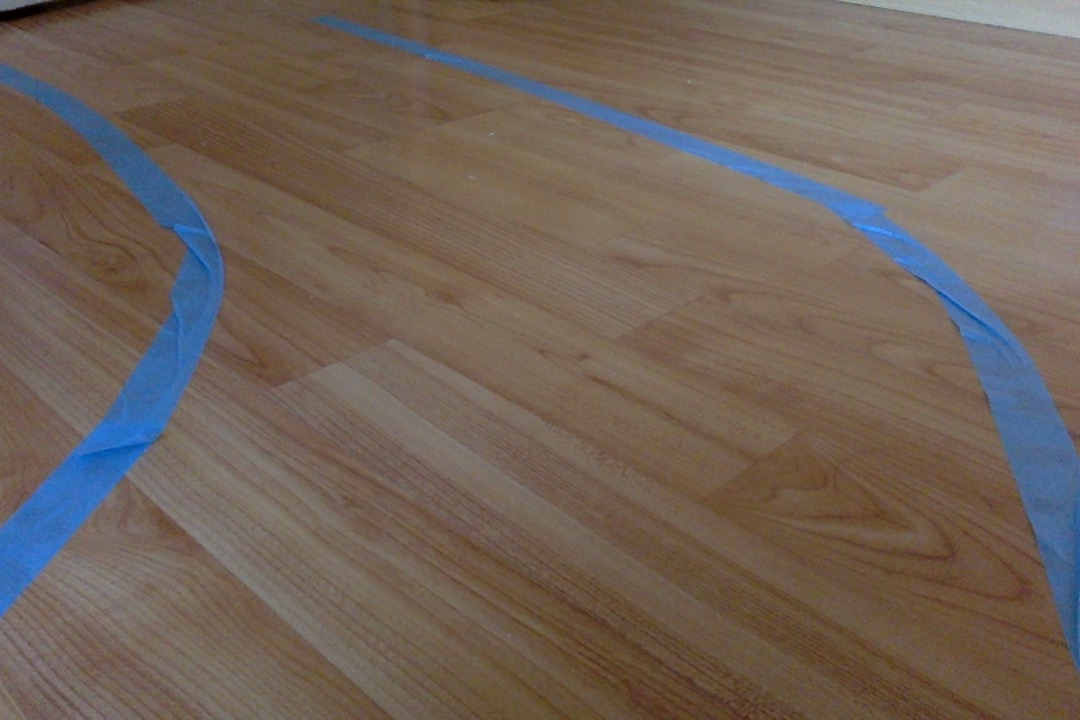
#> input picture test_lane_blue4.jpg, 1080 x 720 px
$ python line_following_algorithm.py
#> lines starting #> are read from the running program, lines starting #| are printed output that depends on the picture; after the words box and inside, x2 and y2 are one past the last pixel; in counts of white or black regions, pixels touching at a corner belong together
import cv2
import numpy as np
import logging
import math
import datetime
import sys

#import RPi_robot_control as control_robot

display_image = True


class LaneFollower(object):

    def __init__(self, robot=None):
        logging.info('Creating a LineFollower robot...')
        self.robot = robot

    def follow_lane(self, frame):
        # Main entry point of the lane follower
        show_image("initial image", frame)

        lane_lines, frame = detect_lane(frame)
        final_frame = self.move(frame, lane_lines)

        return final_frame

    def move(self, frame, lane_lines):
        # After detecting the lanes move robot based on the final_frame from follow_lane function
        if len(lane_lines) == 0:
            logging.error('No lane lines detected, nothing to do.')
            return frame

        heading_angle = compute_heading_angle(frame, lane_lines)
        # self.curr_steering_angle = stabilize_steering_angle(self.curr_steering_angle, steering_angle, len(lane_lines))

        if self.robot is not None:
            # Here let's define that between 80 and 100 degrees it is more stabilized to make the robot go forward
            if heading_angle < 80:  # 90-10
                control_robot.turn_left(1)
                logging.info('robot turning left')
            elif heading_angle > 100:  # 90+10
                control_robot.turn_right(1)
                logging.info('robot turning right')
            else:
                control_robot.go_straight_with_speed(20)
                logging.info('robot goes straight')

        current_heading_image = display_heading_line(frame, heading_angle)  # this considers the not stabilized angles
        show_image("heading", current_heading_image)

        return current_heading_image


def detect_lane(frame):
    """
    This function is used for processing the current frame, detecting the Blue lane lines and generating the lanes image
    1st step: Detect the edges within only half of the screen frame.
    2nd step: From the edges, detect the line segments.
    3nd step: Generate the image with the detected lane lines.
    """
    logging.debug('detecting lane lines...')

    edges = detect_edges(frame)
    show_image('edges', edges)

    cropped_edges = define_region_of_interest(edges)
    show_image('cropped edges', cropped_edges)

    line_segments = detect_line_segments(cropped_edges)
    line_segment_image = display_lines(frame, line_segments)
    show_image("line segments", line_segment_image)

    lane_lines = find_average_slope_and_intercept(frame, line_segments)
    lane_lines_image = display_lines(frame, lane_lines)
    show_image("lane lines", lane_lines_image)

    return lane_lines, lane_lines_image


def detect_edges(frame):
    """
    This function is used for detecting the blue coloured edges, which are the lanes.
    For this we will use the HSV color parameter as it is is easier to represent a color in HSV than in RGB.
    At the end we use the Canny mask for the edge detection based on the range specified.
    """
    # filter for blue lane lines
    hsv = cv2.cvtColor(frame, cv2.COLOR_BGR2HSV)
    show_image("hsv", hsv)
    lower_blue_range = np.array([89, 50, 50])
    upper_blue_range = np.array([150, 255, 255])
    mask = cv2.inRange(hsv, lower_blue_range, upper_blue_range)
    show_image("blue mask", mask)

    # detect edges
    edges = cv2.Canny(mask, 100, 200)  # or (mask,200,400)

    return edges


def define_region_of_interest(canny):
    """
    This function is used for defining the region of interest for the lane detection. Therefore we focus only on the
    bottom half of the screen, as it is easier to control the robot with information only from half screen.
    """
    height, width = canny.shape
    mask = np.zeros_like(canny)

    # only focus bottom half of the screen
    polygon = np.array([[
        (0, height * 1 / 2),
        (width, height * 1 / 2),
        (width, height),
        (0, height),
    ]], np.int32)

    cv2.fillPoly(mask, polygon, 255)
    show_image("mask", mask)
    masked_image = cv2.bitwise_and(canny, mask)
    return masked_image


def detect_line_segments(cropped_edges):
    """
    This function is used for detecting the line segments by applying the Probabilistic Hough Line Transform. Some
    parameters like min_threshold, minLineLength, maxLineGap is a trial and error process, until reaching good
    parameters.
    It returns [(x1,y1),(x2,y2)] of the detected line segments.
    """
    # tuning min_threshold, minLineLength, maxLineGap is a trial and error process by hand
    rho = 1  # precision in pixel, i.e. 1 pixel
    angle = np.pi / 180  # degree in radian, i.e. 1 degree
    min_threshold = 10  # minimal of votes
    line_segments = cv2.HoughLinesP(cropped_edges, rho, angle, min_threshold, np.array([]), minLineLength=8,
                                    maxLineGap=4)

    if line_segments is not None:
        for line_segment in line_segments:
            logging.debug('detected line_segment:')
            logging.debug("%s of length %s" % (line_segment, length_of_line_segment(line_segment[0])))

    return line_segments


def find_average_slope_and_intercept(frame, line_segments):
    """
    This function checks every line segment and based on its slope, it is possible to state whether the line is on
    the left or right part of the screen. Thus it will combine all the line segments into left or right based on the
    defined boundary, in this case 1/3 of the screen's width.
    If a line segment slope is < 0, then we have detected left lane;
    If a line segment slope is > 0, then we have detected right lane.
    """
    lane_lines = []
    if line_segments is None:
        logging.info('No line_segment segments detected')
        control_robot.go_straight_with_speed(0)
        return lane_lines

    height, width, _ = frame.shape
    left_fit = []
    right_fit = []
    boundary = 1 / 3
    right_region_boundary = width * (1 - boundary)  # right lane line segment should be on right (2/3 of the screen)
    left_region_boundary = width * boundary  # left lane line segment should be on left (1/3 of the screen)

    for line_segment in line_segments:
        for x1, y1, x2, y2 in line_segment:
            if x1 == x2:
                # Here we skip vertical line, once its slope is infinite
                continue

            fit = np.polyfit((x1, x2), (y1, y2), 1)
            slope = fit[0]
            intercept = fit[1]
            if slope < 0:
                if x1 < left_region_boundary and x2 < left_region_boundary:
                    left_fit.append((slope, intercept))
            else:
                if x1 > right_region_boundary and x2 > right_region_boundary:
                    right_fit.append((slope, intercept))

    left_fit_average = np.average(left_fit, axis=0)
    if len(left_fit) > 0:
        lane_lines.append(make_points(frame, left_fit_average))

    right_fit_average = np.average(right_fit, axis=0)
    if len(right_fit) > 0:
        lane_lines.append(make_points(frame, right_fit_average))
    logging.debug('lane lines: %s' % lane_lines)
    return lane_lines


def compute_heading_angle(frame, lane_lines):
    """
    This function calculates the angle on which the robot has to be heading to in order to be on the middle of the path.
    It receives the detect lane lines edges, and then calculates the heading angle.
    If there is only one lane detect in the current frame, then robot follows exactly this lane.
    """
    print(lane_lines)
    if len(lane_lines) == 0:
        logging.info('No lane lines detected, do nothing')
        return -90  # return 0

    height, width, _ = frame.shape
    if len(lane_lines) == 1:
        logging.debug('Only detected one lane line and just follow it. %s' % lane_lines[0])
        x1, _, x2, _ = lane_lines[0][0]
        x_offset = x2 - x1
    else:
        _, _, left_x2, _ = lane_lines[0][0]
        _, _, right_x2, _ = lane_lines[1][0]
        # defining error margin for camera being on center.
        # 0.0 means car in direction to center, -0.03: car is in direction to left, +0.03 means car direction to right
        camera_mid_offset_percent = 0.02
        mid = int(width / 2 * (1 + camera_mid_offset_percent))
        x_offset = (left_x2 + right_x2) / 2 - mid

    # finding the heading angle, which is angle between navigation direction and center line
    y_offset = int(height / 2)
    angle_to_mid_radian = math.atan(x_offset / y_offset)  # math.atan gives the angle in radian
    angle_to_mid_deg = int(angle_to_mid_radian * 180.0 / math.pi)  # angle converted in degrees to center vertical line
    # 90 is when the robot points to center, and the angle will be the deviation from the current robot's heading that's
    # why we add the 90 degrees.
    heading_angle = 90 - angle_to_mid_deg
    print(heading_angle)
    logging.debug('new heading angle: %s' % heading_angle)

    return heading_angle


def display_lines(frame, lines, line_color=(0, 255, 0), line_width=10):
    """
    This is a helper function for displaying the line to the screen.
    Here we can modify the color and also line width.
    """
    line_image = np.zeros_like(frame)
    if lines is not None:
        for line in lines:
            for x1, y1, x2, y2 in line:
                cv2.line(line_image, (x1, y1), (x2, y2), line_color, line_width)
    line_image = cv2.addWeighted(frame, 0.8, line_image, 1, 1)
    return line_image


def display_heading_line(frame, heading_angle, line_color=(0, 0, 255), line_width=5, ):
    """
    This function is used to display the heading line based on the heading_angle sent as argument.
    Here we can modify the color and also line width.
    """
    heading_image = np.zeros_like(frame)
    height, width, _ = frame.shape

    heading_angle_radian = heading_angle / 180.0 * math.pi

    if heading_angle_radian == 0:  # if it is zero it will throw an error, so let's average it to 0.5
        heading_angle_radian = 0.5

    # (x1,y1) is always center bottom of the screen
    x1 = int(width / 2)
    y1 = height
    x2 = int(x1 + height / (2 * math.tan(heading_angle_radian)))  #Check calculations
    y2 = int(height / 2)

    cv2.line(heading_image, (x1, y1), (x2, y2), line_color, line_width)
    heading_image = cv2.addWeighted(frame, 0.8, heading_image, 1, 1)

    return heading_image


def length_of_line_segment(line):
    """
    This is a helper function to calculate the length of a line segment by using pythagoras theorem.
    """
    x1, y1, x2, y2 = line
    return math.sqrt((x2 - x1) ** 2 + (y2 - y1) ** 2)


def show_image(title, frame, show=display_image):
    """
    This is a helper function that will help to display all the images generated throughout the image processing.
    It will show the images in case display_image is set to True.
    """
    if show:
        cv2.imshow(title, frame)


def make_points(frame, line):
    """
    This function is used to generate points [(x1,y1),(x2,y2)] based on the line parameters sent (slope and intercept)
    """
    height, width, _ = frame.shape
    slope, intercept = line
    y1 = height  # this is the bottom of the frame
    y2 = int(y1 * 1 / 2)  # the points will be made only from middle of the frame towards down

    # bound the coordinates within the frame
    # x1 = max(-width, min(2 * width, int((y1 - intercept) / slope)))
    # x2 = max(-width, min(2 * width, int((y2 - intercept) / slope)))
    x1 = int((y1 - intercept) / slope)
    x2 = int((y2 - intercept) / slope)
    return [[x1, y1, x2, y2]]


def test_photo(file):
    """
    This function is used for testing purpose where we can specify a photo and test the image processing
    """
#> called with file = 'test_lane_blue4.jpg'
    land_follower = LaneFollower()
    frame = cv2.imread(file)
#> frame is the input picture: shape (720, 1080, 3); mean B, G, R 88.4, 98.5, 112.2
    combo_image = land_follower.follow_lane(frame)
#> in detect_edges, `mask = cv2.inRange(hsv, lower_blue_range, upper_blue_range)`:
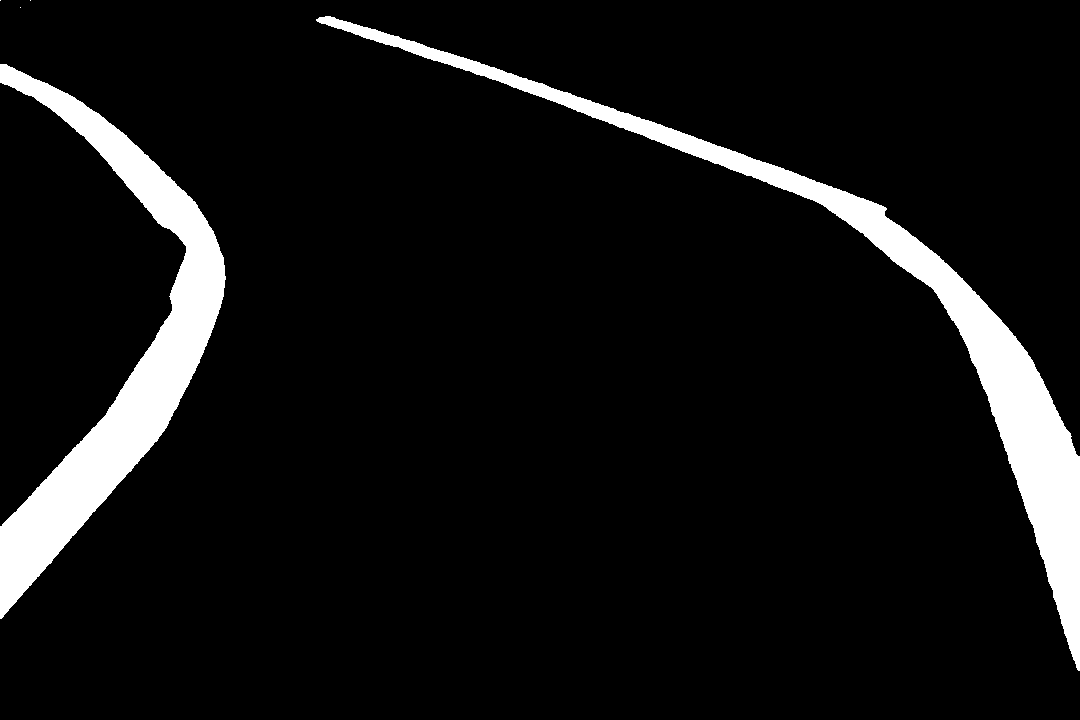
#> mask: shape (720, 1080); 7.7% white; 5 white regions (3 under 20 px), largest, box (x1, y1, x2, y2) and area: (316, 16, 1080, 671) 30207, (0, 64, 226, 619) 29605
#> in define_region_of_interest, `cv2.fillPoly(mask, polygon, 255)`:
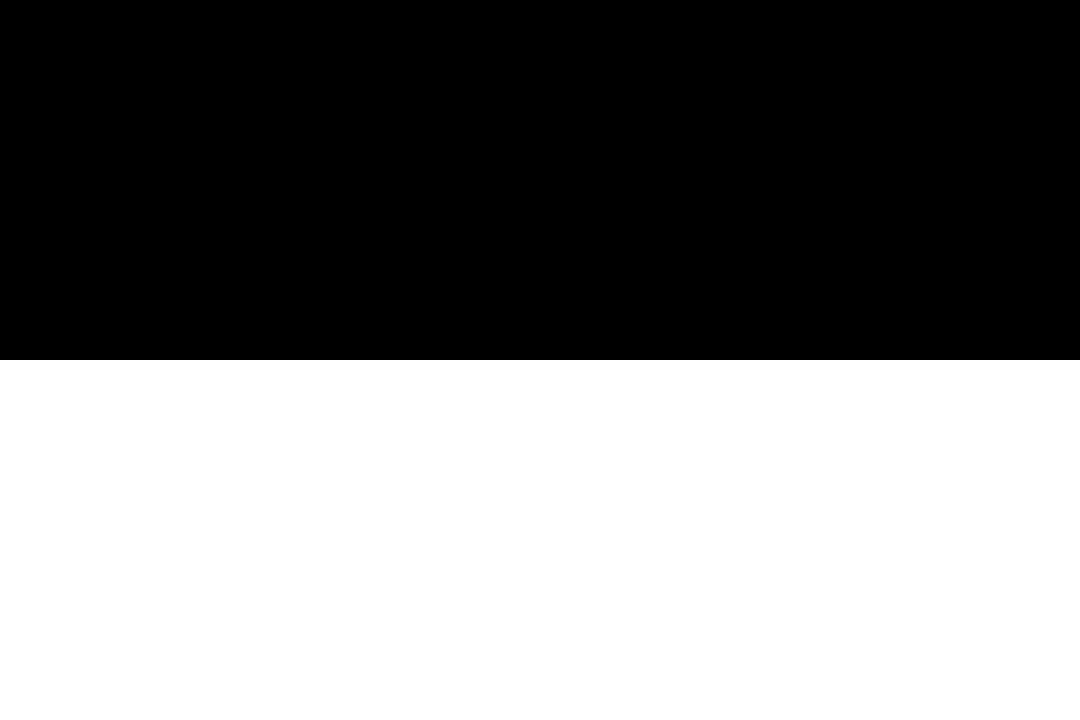
#> mask: shape (720, 1080); 50% white; 1 white region, box (x1, y1, x2, y2) and area: (0, 360, 1080, 720) 388800
#> in define_region_of_interest, `masked_image = cv2.bitwise_and(canny, mask)`:
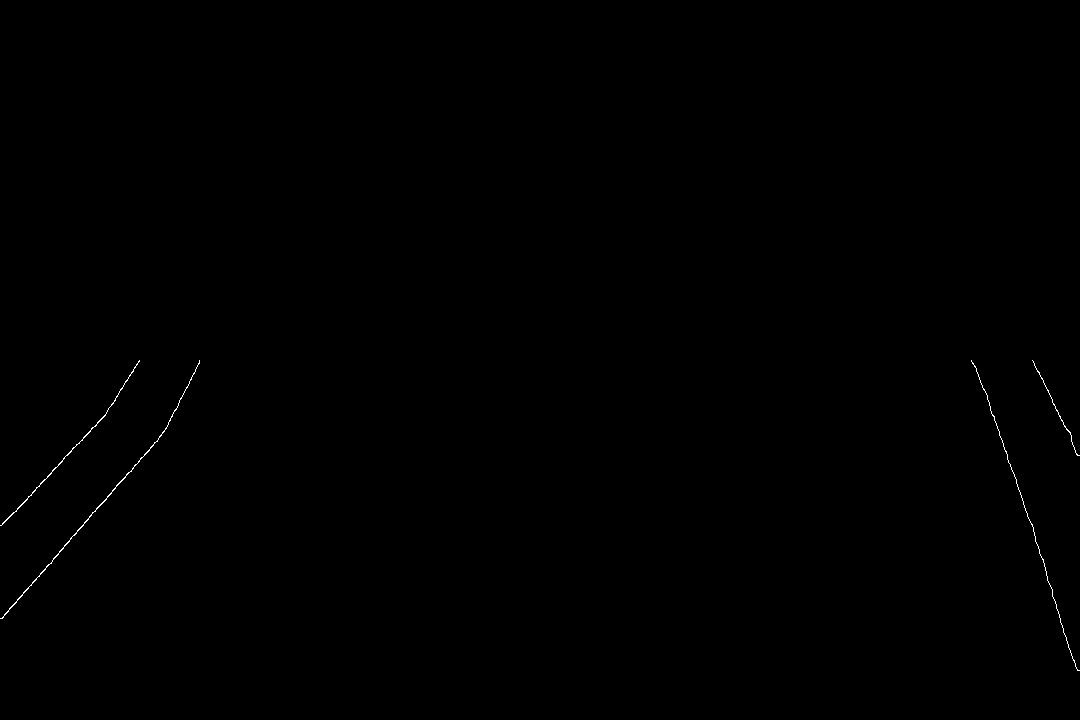
#> masked_image: shape (720, 1080); 0.14% white in thin lines or dots, all inside (x1, y1, x2, y2) = (0, 360, 1080, 671)
#> in detect_line_segments, `line_segments = cv2.HoughLinesP(cropped_edges, rho, angle, min_thresho..`: line_segments = 27 rows, first 6: [993, 415, 1030, 522], [1, 618, 145, 453], [24, 502, 97, 422], [1044, 566, 1050, 586], [157, 441, 163, 431], [1032, 360, 1066, 429]
#> the loop in detect_line_segments, `for line_segment in line_segments:` made 27 passes
#> the loop in display_lines, `for line in lines:` made 27 passes
#> the loop in find_average_slope_and_intercept, `for line_segment in line_segments:` made 27 passes
#> after the loop in find_average_slope_and_intercept, `for line_segment in line_segments:`: left_fit = [(-1.15, 619.1), (-1.1, 528.3), (-1.67, 702.7), (-1.97, 753.5), (-1.11, 527.6), (-1.53, 573.2), (-1.15, 619.8), (-1, 525), (-1.11, 530.8), (-1.05, 526.1)]; right_fit = [(2.89, -2456.6), (3.33, -2914), (2.03, -1734.4), (3.1, -2666.5), (3.13, -2693.5), (2.31, -1880.8), (4.33, -3948), (3, -2567), (3.25, -3041.7), (2.25, -1968), (3.22, -2782.9), (2.6, -2150.4), (2.12, -1835.9), (2, -1702), (3.2, -2772), (2.75, -2295.3), (2.67, -2418)]
#> in find_average_slope_and_intercept, `left_fit_average = np.average(left_fit, axis=0)`: left_fit_average = [-1.28, 590.6]
#> in make_points, `slope, intercept = line`: slope = -1.28; intercept = 590.6
#> in make_points, `x1 = int((y1 - intercept) / slope)`: x1 = -100
#> in make_points, `x2 = int((y2 - intercept) / slope)`: x2 = 179
#> in find_average_slope_and_intercept, `right_fit_average = np.average(right_fit, axis=0)`: right_fit_average = [2.83, -2460.4]
#> in detect_lane, `lane_lines = find_average_slope_and_intercept(frame, line_segments)`: lane_lines = [[[-100, 720, 179, 360]], [[1122, 720, 995, 360]]]
#> call 2 of display_lines, with line_color = (0, 255, 0), line_width = 10
#> the loop in display_lines (call 2), `for line in lines:` made 2 passes
#> in display_lines (call 2), `line_image = cv2.addWeighted(frame, 0.8, line_image, 1, 1)`:
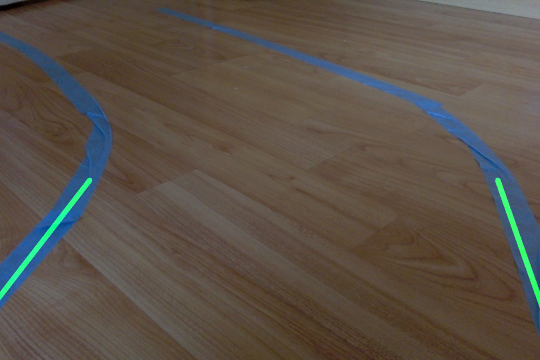
#> line_image: shape (720, 1080, 3) (shown at 1/2 size); mean B, G, R 71.7, 81.1, 90.7
#| [[[-100, 720, 179, 360]], [[1122, 720, 995, 360]]]
#> in compute_heading_angle, `_, _, left_x2, _ = lane_lines[0][0]`: left_x2 = 179
#> in compute_heading_angle, `_, _, right_x2, _ = lane_lines[1][0]`: right_x2 = 995
#> in compute_heading_angle, `x_offset = (left_x2 + right_x2) / 2 - mid`: x_offset = 37
#> in compute_heading_angle, `angle_to_mid_radian = math.atan(x_offset / y_offset)`: angle_to_mid_radian = 0.102
#> in compute_heading_angle, `angle_to_mid_deg = int(angle_to_mid_radian * 180.0 / math.pi)`: angle_to_mid_deg = 5
#> in compute_heading_angle, `heading_angle = 90 - angle_to_mid_deg`: heading_angle = 85
#| 85
#> in display_heading_line, `heading_angle_radian = heading_angle / 180.0 * math.pi`: heading_angle_radian = 1.48
#> in display_heading_line, `x2 = int(x1 + height / (2 * math.tan(heading_angle_radian)))`: x2 = 571
#> in display_heading_line, `heading_image = cv2.addWeighted(frame, 0.8, heading_image, 1, 1)`:
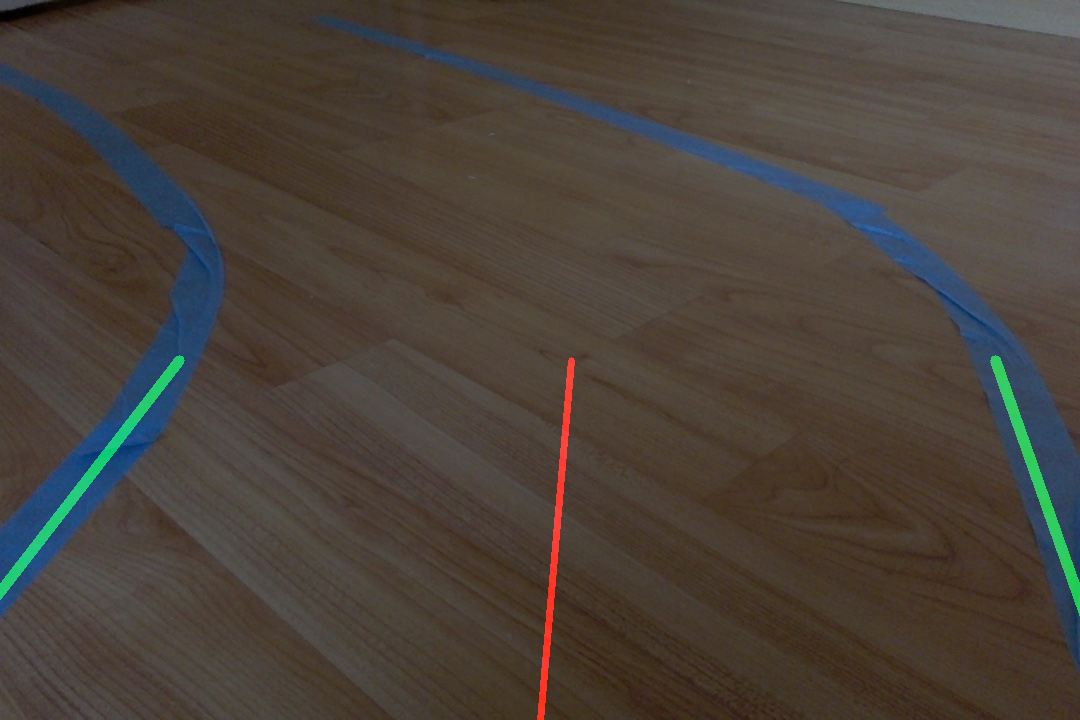
#> heading_image: shape (720, 1080, 3); mean B, G, R 58.4, 65.9, 74.2
    show_image('final', combo_image, True)
    cv2.waitKey(0)
    cv2.destroyAllWindows()


if __name__ == '__main__':
    logging.basicConfig(level=logging.INFO)

    test_photo('test_lane_blue4.jpg')
